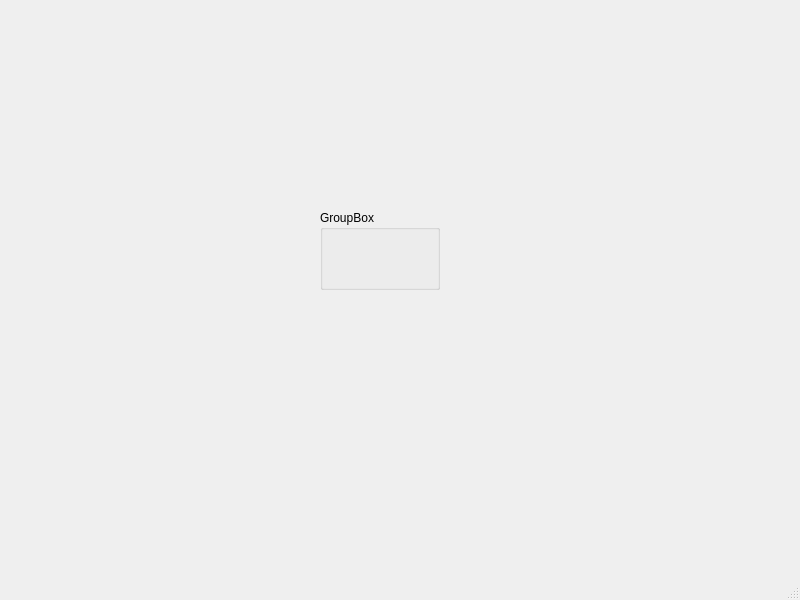
<?xml version="1.0" encoding="UTF-8"?>
<ui version="4.0">
 <class>MainWindow</class>
 <widget class="QMainWindow" name="MainWindow">
  <property name="geometry">
   <rect>
    <x>0</x>
    <y>0</y>
    <width>800</width>
    <height>600</height>
   </rect>
  </property>
  <property name="windowTitle">
   <string>MainWindow</string>
  </property>
  <widget class="QWidget" name="centralwidget">
   <widget class="QGroupBox" name="groupBox">
    <property name="geometry">
     <rect>
      <x>320</x>
      <y>210</y>
      <width>120</width>
      <height>80</height>
     </rect>
    </property>
    <property name="title">
     <string>GroupBox</string>
    </property>
   </widget>
  </widget>
  <widget class="QMenuBar" name="menubar">
   <property name="geometry">
    <rect>
     <x>0</x>
     <y>0</y>
     <width>800</width>
     <height>21</height>
    </rect>
   </property>
  </widget>
  <widget class="QStatusBar" name="statusbar"/>
 </widget>
 <resources/>
 <connections/>
</ui>
